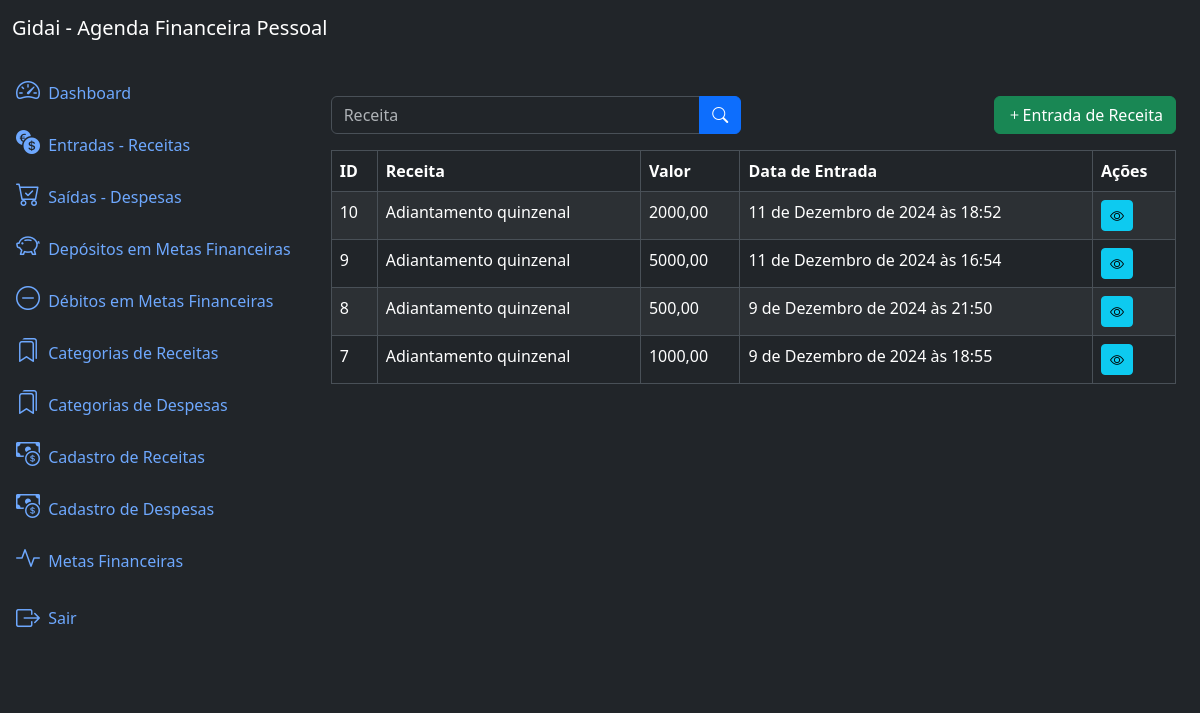
Before: /inflows/list/ (signed in) with the older database file.
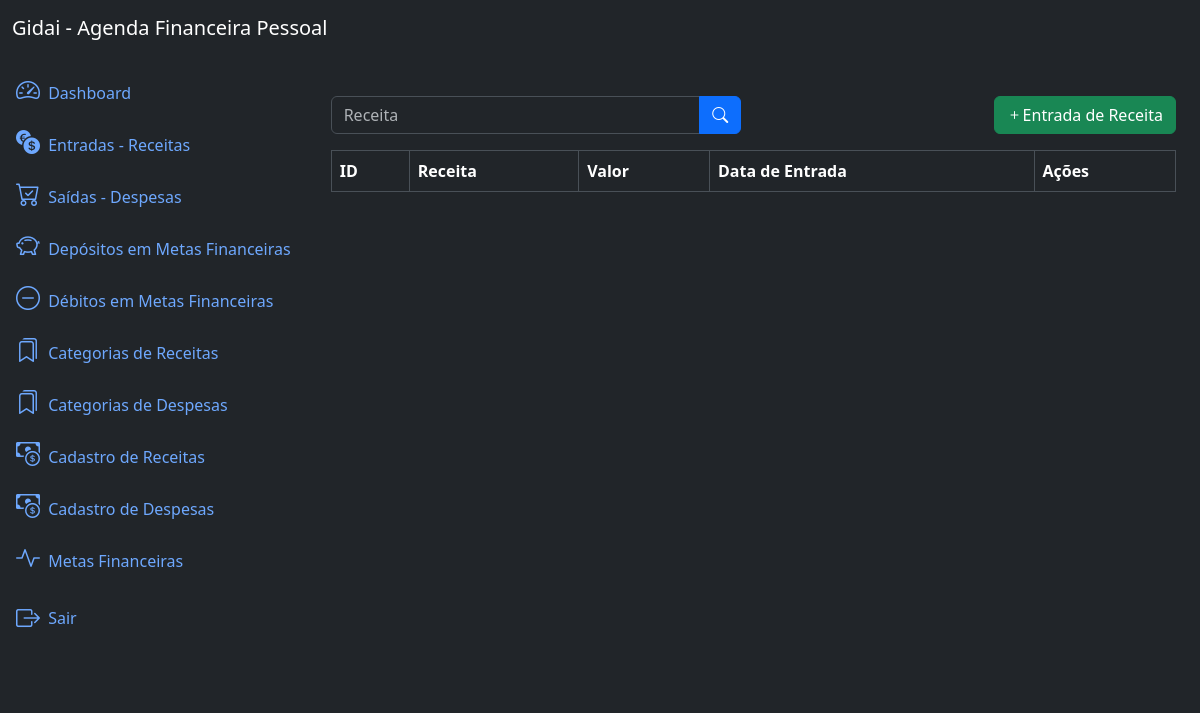
After: the same page with the newer database file.
### inflows/models.py (models this page shows, shortened)
class Inflow(models.Model):
    revenue  = models.ForeignKey(Revenue, on_delete=models.PROTECT, related_name='inflows')
    value = models.DecimalField(max_digits=20, decimal_places=2)
    description = models.TextField(null=True, blank=True)
    created_at  = models.DateTimeField(auto_now_add=True)
    updated_at  = models.DateTimeField(auto_now=True)
    class Meta:
        ordering = ['-created_at']

### revenues/models.py (models this page shows)
class Revenue(models.Model):
    name = models.CharField(max_length=200)
    type = models.ForeignKey(Category, on_delete=models.PROTECT, related_name='revenues')
    value = models.DecimalField(max_digits=20, decimal_places=2, default=0.00)
    created_at = models.DateField(auto_now_add=True)
    updated_at = models.DateField(auto_now=True)
    class Meta:
        ordering = ['name']
    def __str__(self):
        return self.name

### inflows/views.py (the view)
# urls.py: path('inflows/list/', views.InflowListView.as_view(), name='inflow_list'), # a utilização do name aqui, serve por exemplo para ser usada no HTML no método de busca
class InflowListView(LoginRequiredMixin, ListView):
    model = models.Inflow
    template_name = 'inflow_list.html'
    context_object_name ='inflows'
    paginate_by = 10
    def get_queryset(self):
        queryset = super().get_queryset()
        revenue = self.request.GET.get('revenue')
        if revenue:
            queryset = queryset.filter(revenue__name__icontains=revenue) #estou filtrando pelo nome da revenue
        return queryset

### inflows/templates/inflow_list.html (shortened to what this page needs)
{% extends 'base.html'  %}
{% block content %}
<div class="row mb-3">
    <div class="col-md-6">
        <form method="get" action="{% url 'inflow_list' %}">
            <div class="input-group">
                <input type="text" class="form-control" name="revenue" placeholder="Receita" value="{{ request.GET.revenue}}">
                <button type="submit" class="btn btn-primary">
                    <i class="bi bi-search"></i>
                </button>
            </div>
        </form>
    </div>
    <div class="col-md-6">
        <a href="{% url 'inflow_create' %}" class="btn btn-success float-end">
            <i class="bi bi-plus"></i>Entrada de Receita
        </a>
    </div>
</div>
<div class="table-responsive">
    <table class="table table-striped table-bordered">
        <thead class="thead-dark">
            <tr>
                <th>ID</th>
                <th>Receita</th>
                <th>Valor</th>
                <th>Data de Entrada</th>
                <th>Ações</th>
            </tr>
        </thead>
        <tbody>
            {% for inflow in inflows %}
                <tr>
                    <td> {{ inflow.id }} </td>
                    <td> {{ inflow.revenue }} </td>
                    <td> {{ inflow.value }} </td>
                    <td> {{ inflow.created_at }} </td>
                    <td>
                        <a href="{% url 'inflow_detail' inflow.id %}" class="btn btn-info btn-sm">
                            <i class="bi bi-eye"></i>
                        </a>
                    </td>
                </tr>
            {% endfor %}
        </tbody>
    </table>
</div>
{% endblock %}

### app/templates/base.html (shortened to what this page needs)
<!DOCTYPE html>
<html lang="pt-br" data-bs-theme="dark">
    <head>
        <link href="https://cdn.jsdelivr.net/npm/bootstrap@5.3.3/dist/css/bootstrap.min.css" rel="stylesheet">
        <link rel="stylesheet" href="https://cdn.jsdelivr.net/npm/bootstrap-icons@1.11.3/font/bootstrap-icons.min.css">
    </head>
    <body>
        {% include 'components/_header.html' %}
        <div class="container-fluid">
            {% if user.is_authenticated %}
                {% include 'components/_sidebar.html' %}
            {% endif %}
            <div class="col py-3">
                <div class="container mt-4">
                    <main>
                        {% block content %}
                        {% endblock %}
                    </main>
                </div>
            </div>
        </div>
        </div>
    </body>
</html>

### app/templates/components/_header.html
<nav class="navbar navbar-expand-lg navbar-light bg-dark">
    <div class="container-fluid">
        <a class="navbar-brand text-white" href="#"> Gidai - Agenda Financeira Pessoal </a>
    </div>
</nav>

### app/templates/components/_sidebar.html (shortened to what this page needs)
<div class="row flex-nowrap">
    <div class="col-auto col-md-0 col-xl-0 px-0 bg-dark">
      <div class="d-flex flex-column align-items-center align-items-sm-start px-3 pt-2 text-white">
        <div class="collapse d-sm-block" id="menuCollapse">
          <ul class="nav flex-column align-items-start" id="menu">
            <li>
                <a href="{% url 'home' %}" class="nav-link px-0 align-middle">
                  <i class="bi bi-speedometer2 fs-4"></i>
                  <span class="ms-1">Dashboard</span>
                </a>
            </li>
            <li>
              <a href="{% url 'inflow_list' %}" class="nav-link px-0 align-middle">
                <i class="bi bi-currency-exchange fs-4"></i>
                <span class="ms-1">Entradas - Receitas</span>
              </a>
          </li>
          <li>
            <a href="{% url 'outflow_list' %}"class="nav-link px-0 align-middle">
              <i class="bi bi-cart-check fs-4"></i>
              <span class="ms-1">Saídas - Despesas</span>
            </a>
          </li>
          <li>
            <a href="{% url 'deposit_list' %}" class="nav-link px-0 align-middle">
              <i class="bi bi-piggy-bank fs-4"></i>
              <span class="ms-1">Depósitos em Metas Financeiras</span>
            </a>
          </li>
          <li>
            <a href="{% url 'withdrawal_list' %}" class="nav-link px-0 align-middle">
              <i class="bi bi-dash-circle fs-4"></i>
              <span class="ms-1">Débitos em Metas Financeiras</span>
            </a>
          </li>
            <li>
                <a href="{% url 'category_list' %}" class="nav-link px-0 align-middle">
                  <i class="bi bi-bookmarks fs-4"></i>
                  <span class="ms-1">Categorias de Receitas</span>
                </a>
            </li>
            <li>
              <a href="{% url 'kindexpense_list' %}" class="nav-link px-0 align-middle">
                <i class="bi bi-bookmarks fs-4"></i>
                <span class="ms-1">Categorias de Despesas</span>
              </a>
          </li>
            <li>
              <a href="{% url 'revenue_list' %}" class="nav-link px-0 align-middle">
                <i class="bi bi-cash-coin fs-4"></i>
                <span class="ms-1">Cadastro de Receitas</span>
              </a>
            </li>
            <li>
              <a href="{% url 'expense_list' %}" class="nav-link px-0 align-middle">
                <i class="bi bi-cash-coin fs-4"></i>
                <span class="ms-1">Cadastro de Despesas</span>
              </a>
            </li>
            <li>
              <a href="{% url 'goal_list' %}" class="nav-link px-0 align-middle">
                <i class="bi bi-activity fs-4"></i>
                <span class="ms-1">Metas Financeiras</span>
              </a>
            </li>
            <li class="nav-item">
              {% if user.is_authenticated %}
                <form action="{% url 'logout' %}" method="post" id="logout-form" class="nav-link px-0 align-middle">
                  <button type="submit" class="btn btn-link text-decoration-none text-reset nav-link px-0 align-middle">
                    <i class="bi bi-box-arrow-right fs-4 align-middle"></i>
                    <span class="ms-1 align-middle">Sair</span>
                  </button>
                </form>
              {% endif %}
            </li>
          </ul>
        </div>
    </div>
</div>

Changed rows visible on the page:
removed Inflow: id "10", revenue "Adiantamento quinzenal", value "2000,00", created_at "11 de Dezembro de 2024 às 18:52"
removed Inflow: id "9", revenue "Adiantamento quinzenal", value "5000,00", created_at "11 de Dezembro de 2024 às 16:54"
removed Inflow: id "8", revenue "Adiantamento quinzenal", value "500,00", created_at "9 de Dezembro de 2024 às 21:50"
removed Inflow: id "7", revenue "Adiantamento quinzenal", value "1000,00", created_at "9 de Dezembro de 2024 às 18:55"
